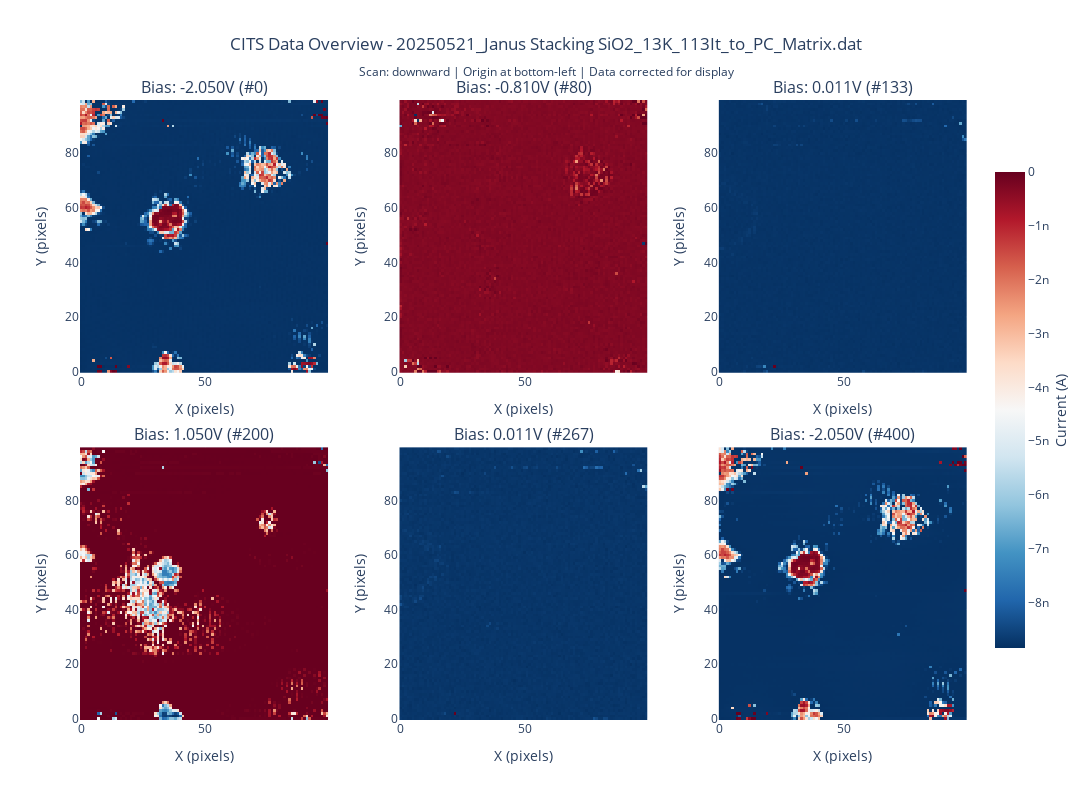

This figure's notebook cell:
### Markdown cell above
## Step 2: Visualize CITS Data at Multiple Bias Voltages

### Code cell
if display_data is not None:
    # Select representative bias indices for visualization
    num_bias = display_data.shape[0]
    indices = [0, num_bias//5, num_bias//3, num_bias//2, 2*num_bias//3, num_bias-1]
    
    # Create subplot figure
    fig = make_subplots(
        rows=2, cols=3,
        subplot_titles=[f'Bias: {bias_voltages[idx]:.3f}V (#{idx})' for idx in indices],
        horizontal_spacing=0.08,
        vertical_spacing=0.12
    )
    
    # Add heatmaps for each selected bias
    for i, idx in enumerate(indices):
        row = i // 3 + 1
        col = i % 3 + 1
        
        z_data = display_data[idx, :, :]
        
        # Create heatmap
        heatmap = go.Heatmap(
            z=z_data,
            colorscale='RdBu_r',
            showscale=(i == len(indices)-1),  # Show colorbar only for last subplot
            colorbar=dict(
                title=dict(text="Current (A)", side="right"),
                x=1.02,
                len=0.8
            ) if i == len(indices)-1 else None,
            hovertemplate=(
                'X: %{x}<br>' +
                'Y: %{y}<br>' +
                'Current: %{z:.2e} A<br>' +
                '<extra></extra>'
            )
        )
        
        fig.add_trace(heatmap, row=row, col=col)
        
        # Update axes for each subplot
        fig.update_xaxes(title_text="X (pixels)", row=row, col=col)
        fig.update_yaxes(title_text="Y (pixels)", row=row, col=col)
    
    # Update overall layout
    fig.update_layout(
        title=dict(
            text=f"CITS Data Overview - {selected_file.name}<br><sub>Scan: {scan_direction} | Origin at bottom-left | Data corrected for display</sub>",
            x=0.5
        ),
        width=1200,
        height=800,
        showlegend=False
    )
    
    fig.show()
    
    # Print statistics
    print("\nStatistics for displayed bias voltages:")
    print("-" * 70)
    for idx in indices:
        data_slice = display_data[idx, :, :]
        print(f"Bias {bias_voltages[idx]:8.3f}V (#{idx:3d}): "
              f"min={np.min(data_slice):10.3e}, "
              f"max={np.max(data_slice):10.3e}, "
              f"mean={np.mean(data_slice):10.3e}")
    print("-" * 70)
else:
    print("No CITS data available for visualization.")

### Figure 1 — Plotly figure (JSON) as saved in the notebook; plotly's stock layout.template omitted (floating-point values rounded to 4 significant figures; data arrays with more than 128 entries replaced by an {"elided": "..."} marker saying what was removed)
{"data": [{"colorscale": [[0, "rgb(5,48,97)"], [0.1, "rgb(33,102,172)"], [0.2, "rgb(67,147,195)"], [0.3, "rgb(146,197,222)"], [0.4, "rgb(209,229,240)"], [0.5, "rgb(247,247,247)"], [0.6, "rgb(253,219,199)"], [0.7, "rgb(244,165,130)"], [0.8, "rgb(214,96,77)"], [0.9, "rgb(178,24,43)"], [1, "rgb(103,0,31)"]], "hovertemplate": "X: %{x}<br>Y: %{y}<br>Current: %{z:.2e} A<br><extra></extra>", "showscale": false, "type": "heatmap", "xaxis": "x", "yaxis": "y", "z": {"elided": "100x100 float values"}}, {"colorscale": [[0, "rgb(5,48,97)"], [0.1, "rgb(33,102,172)"], [0.2, "rgb(67,147,195)"], [0.3, "rgb(146,197,222)"], [0.4, "rgb(209,229,240)"], [0.5, "rgb(247,247,247)"], [0.6, "rgb(253,219,199)"], [0.7, "rgb(244,165,130)"], [0.8, "rgb(214,96,77)"], [0.9, "rgb(178,24,43)"], [1, "rgb(103,0,31)"]], "hovertemplate": "X: %{x}<br>Y: %{y}<br>Current: %{z:.2e} A<br><extra></extra>", "showscale": false, "type": "heatmap", "xaxis": "x2", "yaxis": "y2", "z": {"elided": "100x100 float values"}}, {"colorscale": [[0, "rgb(5,48,97)"], [0.1, "rgb(33,102,172)"], [0.2, "rgb(67,147,195)"], [0.3, "rgb(146,197,222)"], [0.4, "rgb(209,229,240)"], [0.5, "rgb(247,247,247)"], [0.6, "rgb(253,219,199)"], [0.7, "rgb(244,165,130)"], [0.8, "rgb(214,96,77)"], [0.9, "rgb(178,24,43)"], [1, "rgb(103,0,31)"]], "hovertemplate": "X: %{x}<br>Y: %{y}<br>Current: %{z:.2e} A<br><extra></extra>", "showscale": false, "type": "heatmap", "xaxis": "x3", "yaxis": "y3", "z": {"elided": "100x100 float values"}}, {"colorscale": [[0, "rgb(5,48,97)"], [0.1, "rgb(33,102,172)"], [0.2, "rgb(67,147,195)"], [0.3, "rgb(146,197,222)"], [0.4, "rgb(209,229,240)"], [0.5, "rgb(247,247,247)"], [0.6, "rgb(253,219,199)"], [0.7, "rgb(244,165,130)"], [0.8, "rgb(214,96,77)"], [0.9, "rgb(178,24,43)"], [1, "rgb(103,0,31)"]], "hovertemplate": "X: %{x}<br>Y: %{y}<br>Current: %{z:.2e} A<br><extra></extra>", "showscale": false, "type": "heatmap", "xaxis": "x4", "yaxis": "y4", "z": {"elided": "100x100 float values"}}, {"colorscale": [[0, "rgb(5,48,97)"], [0.1, "rgb(33,102,172)"], [0.2, "rgb(67,147,195)"], [0.3, "rgb(146,197,222)"], [0.4, "rgb(209,229,240)"], [0.5, "rgb(247,247,247)"], [0.6, "rgb(253,219,199)"], [0.7, "rgb(244,165,130)"], [0.8, "rgb(214,96,77)"], [0.9, "rgb(178,24,43)"], [1, "rgb(103,0,31)"]], "hovertemplate": "X: %{x}<br>Y: %{y}<br>Current: %{z:.2e} A<br><extra></extra>", "showscale": false, "type": "heatmap", "xaxis": "x5", "yaxis": "y5", "z": {"elided": "100x100 float values"}}, {"colorbar": {"len": 0.8, "title": {"side": "right", "text": "Current (A)"}, "x": 1.02}, "colorscale": [[0, "rgb(5,48,97)"], [0.1, "rgb(33,102,172)"], [0.2, "rgb(67,147,195)"], [0.3, "rgb(146,197,222)"], [0.4, "rgb(209,229,240)"], [0.5, "rgb(247,247,247)"], [0.6, "rgb(253,219,199)"], [0.7, "rgb(244,165,130)"], [0.8, "rgb(214,96,77)"], [0.9, "rgb(178,24,43)"], [1, "rgb(103,0,31)"]], "hovertemplate": "X: %{x}<br>Y: %{y}<br>Current: %{z:.2e} A<br><extra></extra>", "showscale": true, "type": "heatmap", "xaxis": "x6", "yaxis": "y6", "z": {"elided": "100x100 float values"}}], "layout": {"annotations": [{"font": {"size": 16}, "showarrow": false, "text": "Bias: -2.050V (#0)", "x": 0.14, "xanchor": "center", "xref": "paper", "y": 1, "yanchor": "bottom", "yref": "paper"}, {"font": {"size": 16}, "showarrow": false, "text": "Bias: -0.810V (#80)", "x": 0.5, "xanchor": "center", "xref": "paper", "y": 1, "yanchor": "bottom", "yref": "paper"}, {"font": {"size": 16}, "showarrow": false, "text": "Bias: 0.011V (#133)", "x": 0.86, "xanchor": "center", "xref": "paper", "y": 1, "yanchor": "bottom", "yref": "paper"}, {"font": {"size": 16}, "showarrow": false, "text": "Bias: 1.050V (#200)", "x": 0.14, "xanchor": "center", "xref": "paper", "y": 0.44, "yanchor": "bottom", "yref": "paper"}, {"font": {"size": 16}, "showarrow": false, "text": "Bias: 0.011V (#267)", "x": 0.5, "xanchor": "center", "xref": "paper", "y": 0.44, "yanchor": "bottom", "yref": "paper"}, {"font": {"size": 16}, "showarrow": false, "text": "Bias: -2.050V (#400)", "x": 0.86, "xanchor": "center", "xref": "paper", "y": 0.44, "yanchor": "bottom", "yref": "paper"}], "height": 800, "showlegend": false, "title": {"text": "CITS Data Overview - 20250521_Janus Stacking SiO2_13K_113It_to_PC_Matrix.dat<br><sub>Scan: downward | Origin at bottom-left | Data corrected for display</sub>", "x": 0.5}, "width": 1200, "xaxis": {"anchor": "y", "domain": [0, 0.28], "title": {"text": "X (pixels)"}}, "xaxis2": {"anchor": "y2", "domain": [0.36, 0.64], "title": {"text": "X (pixels)"}}, "xaxis3": {"anchor": "y3", "domain": [0.72, 1], "title": {"text": "X (pixels)"}}, "xaxis4": {"anchor": "y4", "domain": [0, 0.28], "title": {"text": "X (pixels)"}}, "xaxis5": {"anchor": "y5", "domain": [0.36, 0.64], "title": {"text": "X (pixels)"}}, "xaxis6": {"anchor": "y6", "domain": [0.72, 1], "title": {"text": "X (pixels)"}}, "yaxis": {"anchor": "x", "domain": [0.56, 1], "title": {"text": "Y (pixels)"}}, "yaxis2": {"anchor": "x2", "domain": [0.56, 1], "title": {"text": "Y (pixels)"}}, "yaxis3": {"anchor": "x3", "domain": [0.56, 1], "title": {"text": "Y (pixels)"}}, "yaxis4": {"anchor": "x4", "domain": [0, 0.44], "title": {"text": "Y (pixels)"}}, "yaxis5": {"anchor": "x5", "domain": [0, 0.44], "title": {"text": "Y (pixels)"}}, "yaxis6": {"anchor": "x6", "domain": [0, 0.44], "title": {"text": "Y (pixels)"}}}}
